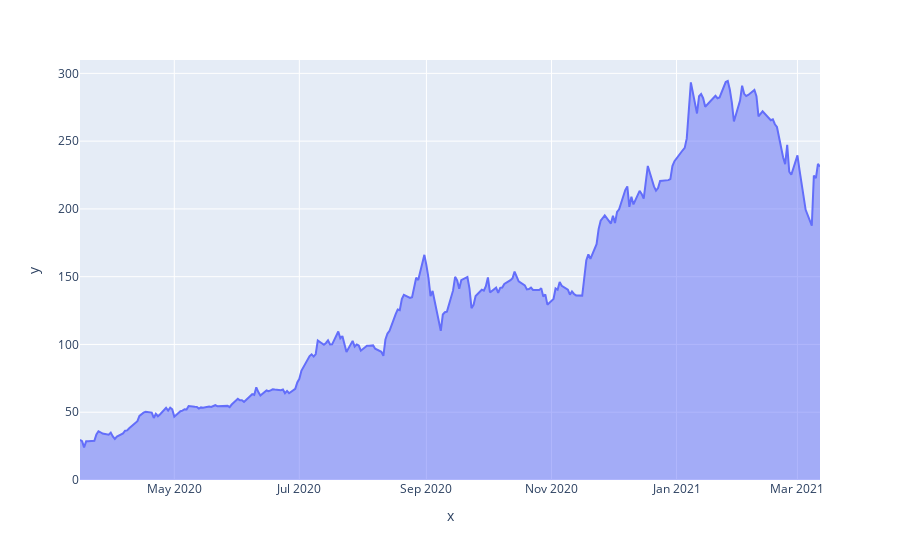

The notebook cell this image was saved under:
### Code cell
px.area(x=df_1["Date"],y=df_1["Close"])

### Figure 1 — Plotly figure (JSON) as saved in the notebook; plotly's stock layout.template omitted (floating-point values rounded to 4 significant figures; data arrays with more than 128 entries replaced by an {"elided": "..."} marker saying what was removed)
{"data": [{"fillpattern": {"shape": ""}, "hovertemplate": "x=%{x}<br>y=%{y}<extra></extra>", "legendgroup": "", "line": {"color": "#636efa"}, "marker": {"symbol": "circle"}, "mode": "lines", "name": "", "orientation": "v", "showlegend": false, "stackgroup": "1", "type": "scatter", "x": {"elided": "251 str values"}, "xaxis": "x", "y": {"elided": "251 float values"}, "yaxis": "y"}], "layout": {"legend": {"tracegroupgap": 0}, "margin": {"t": 60}, "xaxis": {"anchor": "y", "domain": [0, 1], "title": {"text": "x"}}, "yaxis": {"anchor": "x", "domain": [0, 1], "title": {"text": "y"}}}}
